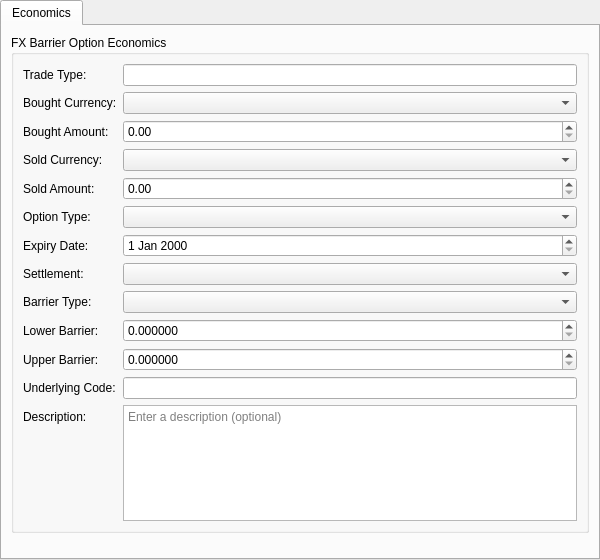
<?xml version="1.0" encoding="UTF-8"?>
<ui version="4.0">
 <class>FxBarrierOptionInstrumentForm</class>
 <widget class="QWidget" name="FxBarrierOptionInstrumentForm">
  <property name="geometry">
   <rect>
    <x>0</x>
    <y>0</y>
    <width>600</width>
    <height>560</height>
   </rect>
  </property>
  <layout class="QVBoxLayout" name="rootLayout">
   <property name="leftMargin"><number>0</number></property>
   <property name="topMargin"><number>0</number></property>
   <property name="rightMargin"><number>0</number></property>
   <property name="bottomMargin"><number>0</number></property>
   <item>
    <widget class="QTabWidget" name="subTabWidget">
     <property name="currentIndex"><number>0</number></property>
     <widget class="QWidget" name="economicsTab">
      <attribute name="title">
       <string>Economics</string>
      </attribute>
      <layout class="QVBoxLayout" name="economicsLayout">
       <item>
        <widget class="QGroupBox" name="economicsGroup">
         <property name="title">
          <string>FX Barrier Option Economics</string>
         </property>
         <layout class="QFormLayout" name="economicsFormLayout">
          <item row="0" column="0">
           <widget class="QLabel" name="labelTradeTypeCode">
            <property name="text"><string>Trade Type:</string></property>
           </widget>
          </item>
          <item row="0" column="1">
           <widget class="QLineEdit" name="tradeTypeCodeEdit">
            <property name="readOnly"><bool>true</bool></property>
           </widget>
          </item>
          <item row="1" column="0">
           <widget class="QLabel" name="labelBoughtCurrency">
            <property name="text"><string>Bought Currency:</string></property>
           </widget>
          </item>
          <item row="1" column="1">
           <widget class="ores::qt::OreCurrencyComboBox" name="boughtCurrencyCombo"/>
          </item>
          <item row="2" column="0">
           <widget class="QLabel" name="labelBoughtAmount">
            <property name="text"><string>Bought Amount:</string></property>
           </widget>
          </item>
          <item row="2" column="1">
           <widget class="OreDoubleSpinBox" name="boughtAmountSpinBox">
            <property name="decimals"><number>2</number></property>
            <property name="minimum"><double>0.000000000000000</double></property>
            <property name="maximum"><double>999999999999.000000000000000</double></property>
            <property name="singleStep"><double>1000.000000000000000</double></property>
           </widget>
          </item>
          <item row="3" column="0">
           <widget class="QLabel" name="labelSoldCurrency">
            <property name="text"><string>Sold Currency:</string></property>
           </widget>
          </item>
          <item row="3" column="1">
           <widget class="ores::qt::OreCurrencyComboBox" name="soldCurrencyCombo"/>
          </item>
          <item row="4" column="0">
           <widget class="QLabel" name="labelSoldAmount">
            <property name="text"><string>Sold Amount:</string></property>
           </widget>
          </item>
          <item row="4" column="1">
           <widget class="OreDoubleSpinBox" name="soldAmountSpinBox">
            <property name="decimals"><number>2</number></property>
            <property name="minimum"><double>0.000000000000000</double></property>
            <property name="maximum"><double>999999999999.000000000000000</double></property>
            <property name="singleStep"><double>1000.000000000000000</double></property>
           </widget>
          </item>
          <item row="5" column="0">
           <widget class="QLabel" name="labelOptionType">
            <property name="text"><string>Option Type:</string></property>
           </widget>
          </item>
          <item row="5" column="1">
           <widget class="QComboBox" name="optionTypeCombo"/>
          </item>
          <item row="6" column="0">
           <widget class="QLabel" name="labelExpiryDate">
            <property name="text"><string>Expiry Date:</string></property>
           </widget>
          </item>
          <item row="6" column="1">
           <widget class="OreDateEdit" name="expiryDateEdit"/>
          </item>
          <item row="7" column="0">
           <widget class="QLabel" name="labelSettlement">
            <property name="text"><string>Settlement:</string></property>
           </widget>
          </item>
          <item row="7" column="1">
           <widget class="QComboBox" name="settlementCombo"/>
          </item>
          <item row="8" column="0">
           <widget class="QLabel" name="labelBarrierType">
            <property name="text"><string>Barrier Type:</string></property>
           </widget>
          </item>
          <item row="8" column="1">
           <widget class="QComboBox" name="barrierTypeCombo"/>
          </item>
          <item row="9" column="0">
           <widget class="QLabel" name="labelLowerBarrier">
            <property name="text"><string>Lower Barrier:</string></property>
           </widget>
          </item>
          <item row="9" column="1">
           <widget class="OreDoubleSpinBox" name="lowerBarrierSpinBox">
            <property name="decimals"><number>6</number></property>
            <property name="minimum"><double>0.000000000000000</double></property>
            <property name="maximum"><double>999999.000000000000000</double></property>
            <property name="singleStep"><double>0.001000000000000</double></property>
           </widget>
          </item>
          <item row="10" column="0">
           <widget class="QLabel" name="labelUpperBarrier">
            <property name="text"><string>Upper Barrier:</string></property>
           </widget>
          </item>
          <item row="10" column="1">
           <widget class="OreDoubleSpinBox" name="upperBarrierSpinBox">
            <property name="decimals"><number>6</number></property>
            <property name="minimum"><double>0.000000000000000</double></property>
            <property name="maximum"><double>999999.000000000000000</double></property>
            <property name="singleStep"><double>0.001000000000000</double></property>
           </widget>
          </item>
          <item row="11" column="0">
           <widget class="QLabel" name="labelUnderlyingCode">
            <property name="text"><string>Underlying Code:</string></property>
           </widget>
          </item>
          <item row="11" column="1">
           <widget class="QLineEdit" name="underlyingCodeEdit"/>
          </item>
          <item row="12" column="0">
           <widget class="QLabel" name="labelDescription">
            <property name="text"><string>Description:</string></property>
           </widget>
          </item>
          <item row="12" column="1">
           <widget class="QPlainTextEdit" name="descriptionEdit">
            <property name="minimumSize">
             <size><width>0</width><height>60</height></size>
            </property>
            <property name="maximumSize">
             <size><width>16777215</width><height>120</height></size>
            </property>
            <property name="placeholderText">
             <string>Enter a description (optional)</string>
            </property>
           </widget>
          </item>
         </layout>
        </widget>
       </item>
       <item>
        <spacer name="economicsSpacer">
         <property name="orientation"><enum>Qt::Vertical</enum></property>
         <property name="sizeHint" stdset="0">
          <size><width>20</width><height>20</height></size>
         </property>
        </spacer>
       </item>
      </layout>
     </widget>
    </widget>
   </item>
  </layout>
 </widget>
 <customwidgets>
 <customwidget>
  <class>OreDoubleSpinBox</class>
  <extends>QDoubleSpinBox</extends>
  <header>ores.qt/OreDoubleSpinBox.hpp</header>
 </customwidget>
 <customwidget>
  <class>OreDateEdit</class>
  <extends>QDateEdit</extends>
  <header>ores.qt/OreDateEdit.hpp</header>
 </customwidget>
 <customwidget>
  <class>ores::qt::OreCurrencyComboBox</class>
  <extends>QComboBox</extends>
  <header>ores.qt/OreCurrencyComboBox.hpp</header>
 </customwidget>
</customwidgets>
<resources/>
 <connections/>
</ui>
